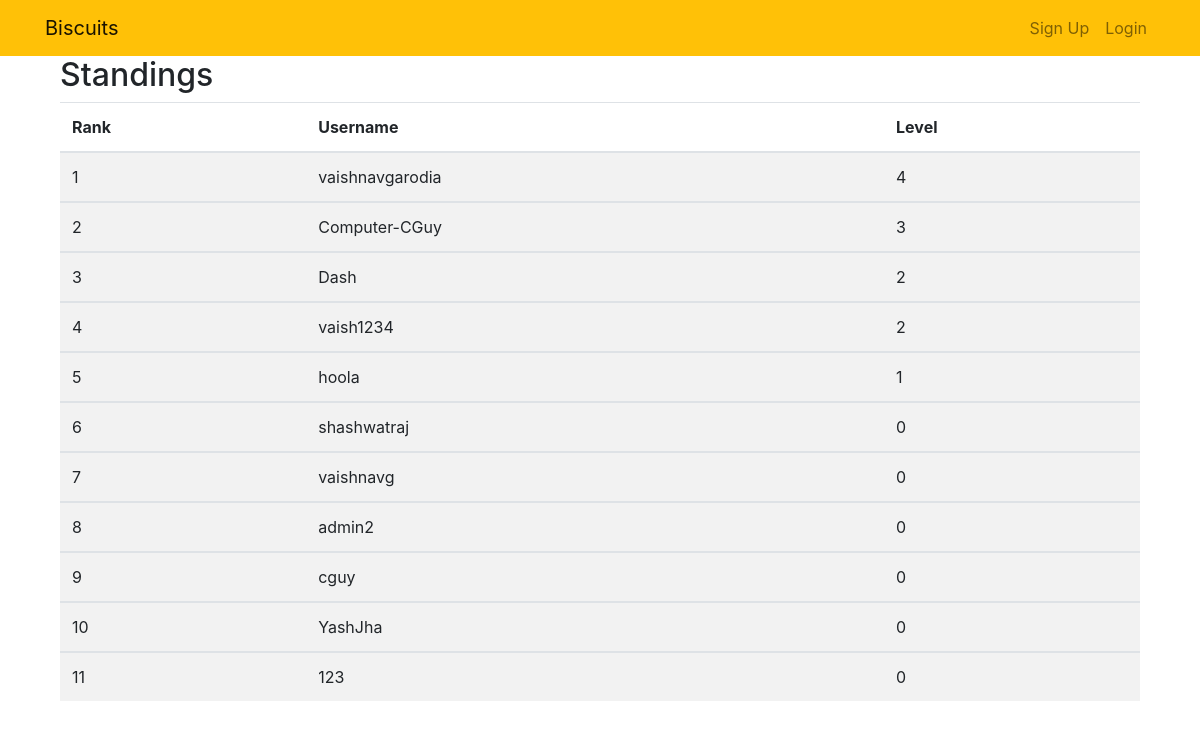
Page /leaderboard/ on the committed database.
### biscuitsrk/models.py (models this page shows, shortened)
class Profile(models.Model):
    user = models.OneToOneField(User, on_delete=models.CASCADE)
    currentlevel = models.IntegerField(default=0)
    discord  = models.CharField(max_length=255, null=True)
    institute = models.CharField(max_length=255, null=True)
    currentleveltime= models.DateTimeField(default=timezone.now)
    is_banned = models.BooleanField(default = False)
    mostrecentanswer = models.TextField(null=True)
    lastanswertime = models.DateTimeField(default=timezone.now)
    checked = models.BooleanField(default=True)
    result = models.BooleanField(default=True)
    response = models.TextField(null=True, blank=True)
    answered = models.BooleanField(default=False)
    answer_history = models.TextField(default="")
    response_history = models.TextField(default="")

### biscuitsrk/views.py (the view)
# urls.py: path('leaderboard/', views.leaderboard, name='leaderboard'),
def leaderboard(request):
	queryset = Profile.objects.order_by('-currentlevel','currentleveltime')
	context = {
		'queryset' : queryset,
	}
	return render(request, 'biscuitsrk/leaderboard.html', context)

### biscuitsrk/templates/biscuitsrk/leaderboard.html (shortened to what this page needs)
{% extends "biscuitsrk/base.html" %}
{% block content %}
<div class="col-md-12">
  <h2>Standings</h2>
  <table class="table table-striped">
    <thead>
      <tr>
        <th>Rank</th>
        <th>Username</th>
        <th>Level</th>
      </tr>
    </thead>
{% for User in queryset %}
    <tbody>
      <tr>
        <td>{{forloop.counter}}</td>
        <td data-toggle="tooltip" title="{{User.user.username}}"><span>{{User.user.username}}</span></td>
        <td>{{User.currentlevel}}</td>
      </tr>
  </tbody>
{%endfor%}
  </table>
</div>
{% endblock %}

### rows in the picture
Profile: user.username "vaishnavgarodia", currentlevel "4"
Profile: user.username "Computer-CGuy", currentlevel "3"
Profile: user.username "Dash", currentlevel "2"
Profile: user.username "vaish1234", currentlevel "2"
Profile: user.username "hoola", currentlevel "1"
Profile: user.username "shashwatraj", currentlevel "0"
Profile: user.username "vaishnavg", currentlevel "0"
Profile: user.username "admin2", currentlevel "0"
Profile: user.username "cguy", currentlevel "0"
Profile: user.username "YashJha", currentlevel "0"
Profile: user.username "123", currentlevel "0"
